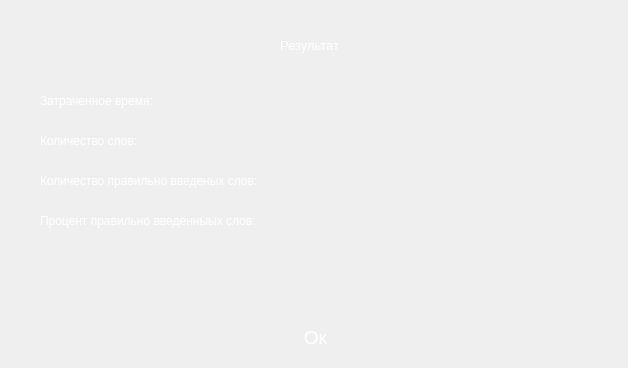
<?xml version="1.0" encoding="UTF-8"?>
<ui version="4.0">
 <class>ResultWindow</class>
 <widget class="QMainWindow" name="ResultWindow">
  <property name="geometry">
   <rect>
    <x>0</x>
    <y>0</y>
    <width>628</width>
    <height>368</height>
   </rect>
  </property>
  <property name="windowTitle">
   <string>MainWindow</string>
  </property>
  <widget class="QWidget" name="centralwidget">
   <widget class="QLabel" name="label">
    <property name="geometry">
     <rect>
      <x>280</x>
      <y>30</y>
      <width>201</width>
      <height>31</height>
     </rect>
    </property>
    <property name="font">
     <font>
      <family>Arial</family>
      <pointsize>10</pointsize>
     </font>
    </property>
    <property name="styleSheet">
     <string notr="true">background: transparent;
color: white;
border: none;</string>
    </property>
    <property name="text">
     <string>Результат</string>
    </property>
   </widget>
   <widget class="QLabel" name="label_2">
    <property name="geometry">
     <rect>
      <x>40</x>
      <y>210</y>
      <width>261</width>
      <height>21</height>
     </rect>
    </property>
    <property name="styleSheet">
     <string notr="true">background: transparent;
color: white;
border: none;</string>
    </property>
    <property name="text">
     <string>Процент правильно введенныых слов: </string>
    </property>
   </widget>
   <widget class="QLabel" name="label_4">
    <property name="geometry">
     <rect>
      <x>40</x>
      <y>130</y>
      <width>261</width>
      <height>21</height>
     </rect>
    </property>
    <property name="styleSheet">
     <string notr="true">background: transparent;
color: white;
border: none;</string>
    </property>
    <property name="text">
     <string>Количество слов:</string>
    </property>
   </widget>
   <widget class="QLabel" name="label_5">
    <property name="geometry">
     <rect>
      <x>40</x>
      <y>90</y>
      <width>261</width>
      <height>21</height>
     </rect>
    </property>
    <property name="styleSheet">
     <string notr="true">background: transparent;
color: white;
border: none;</string>
    </property>
    <property name="text">
     <string>Затраченное время: </string>
    </property>
   </widget>
   <widget class="QLabel" name="label_6">
    <property name="geometry">
     <rect>
      <x>40</x>
      <y>170</y>
      <width>261</width>
      <height>21</height>
     </rect>
    </property>
    <property name="styleSheet">
     <string notr="true">background: transparent;
color: white;
border: none;</string>
    </property>
    <property name="text">
     <string>Количество правильно введеных слов:</string>
    </property>
   </widget>
   <widget class="QLabel" name="label_7">
    <property name="geometry">
     <rect>
      <x>0</x>
      <y>0</y>
      <width>631</width>
      <height>371</height>
     </rect>
    </property>
    <property name="text">
     <string/>
    </property>
    <property name="pixmap">
     <pixmap>4.png</pixmap>
    </property>
   </widget>
   <widget class="QPushButton" name="pushButton">
    <property name="geometry">
     <rect>
      <x>30</x>
      <y>312</y>
      <width>571</width>
      <height>51</height>
     </rect>
    </property>
    <property name="font">
     <font>
      <family>Arial</family>
      <pointsize>14</pointsize>
     </font>
    </property>
    <property name="styleSheet">
     <string notr="true">background: transparent;
color: white;
border: none;</string>
    </property>
    <property name="text">
     <string>Ок</string>
    </property>
   </widget>
   <zorder>label_7</zorder>
   <zorder>label</zorder>
   <zorder>label_2</zorder>
   <zorder>label_4</zorder>
   <zorder>label_5</zorder>
   <zorder>label_6</zorder>
   <zorder>pushButton</zorder>
  </widget>
 </widget>
 <resources/>
 <connections/>
</ui>
